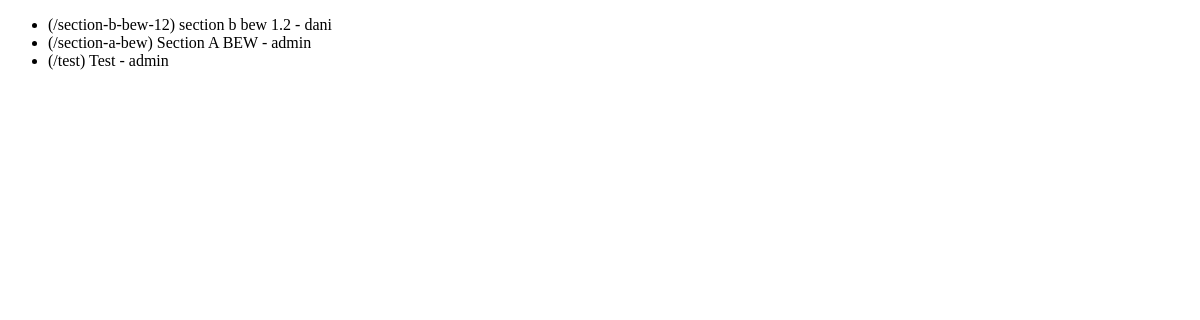
Page /wiki//pages on the earlier database version.
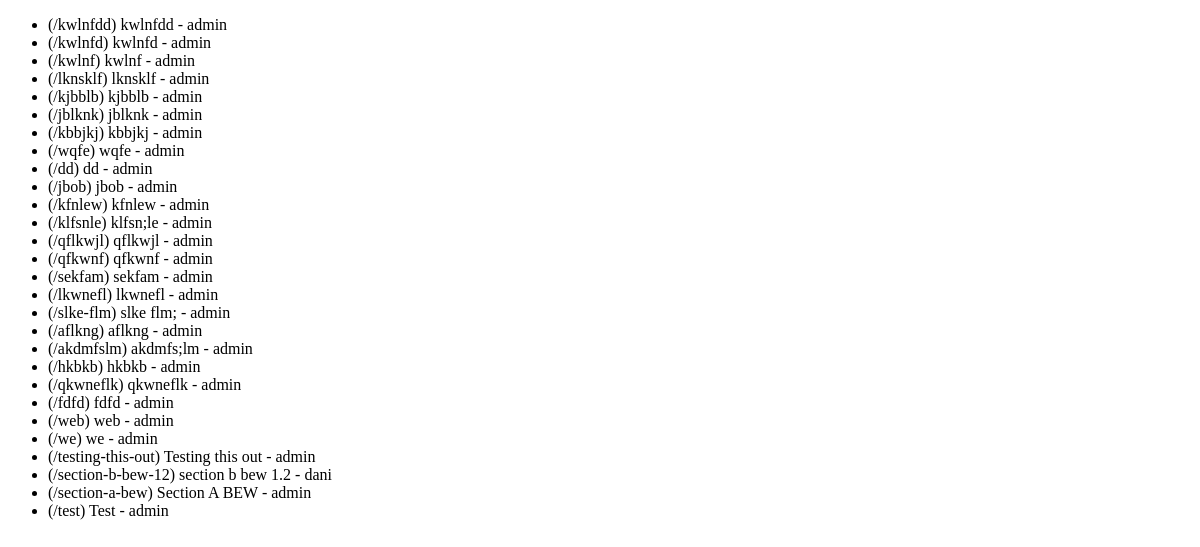
Same page on the later database version.
### wiki/models.py (models this page shows, shortened)
class Page(models.Model):
    title = models.CharField(max_length=settings.WIKI_PAGE_TITLE_MAX_LENGTH, unique=True,
                             help_text="Title of your page.")
    author = models.ForeignKey(User, on_delete=models.PROTECT,
                               help_text="The user that posted this article.")
    slug = models.CharField(max_length=settings.WIKI_PAGE_TITLE_MAX_LENGTH, blank=True,
                            help_text="Unique URL path to access this page. Generated by the system.")
    email = models.EmailField(max_length=settings.WIKI_PAGE_TITLE_MAX_LENGTH, default="email@web.com",
                            help_text="Email")
    content = models.TextField(
        help_text="Write the content of your page here.")
    created = models.DateTimeField(auto_now_add=True,
                                   help_text="The date and time this page was created. Automatically generated when the model saves.")
    modified = models.DateTimeField(auto_now=True,
                                    help_text="The date and time this page was updated. Automatically generated when the model updates.")

### wiki/views.py (the view)
# urls.py: path('/pages', PageList.as_view(), name='wiki-list-page'),
class PageList(ListView):
    model = Page
    def get(self, request):
        latest_page_list = Page.objects.order_by('-created')
        context = {'latest_page_list': latest_page_list}
        return render(request, 'wiki/list.html', context)
        """ Returns a list of wiki pages. """

### wiki/templates/wiki/list.html (shortened to what this page needs)
<!DOCTYPE html>
<html lang="en">
<head>
</head>
<body>
<ul>
{% for page in latest_page_list %}
    <li>(/{{ page.slug }}) {{ page.title}} - {{ page.author }}</li>
{% empty %}
    <li>No articles yet.</li>
{% endfor %}
</ul>
</body>
</html>

Differences in the rows shown:
added Page: slug "kwlnfdd", title "kwlnfdd", author "admin"
added Page: slug "kwlnfd", title "kwlnfd", author "admin"
added Page: slug "kwlnf", title "kwlnf", author "admin"
added Page: slug "lknsklf", title "lknsklf", author "admin"
added Page: slug "kjbblb", title "kjbblb", author "admin"
added Page: slug "jblknk", title "jblknk", author "admin"
added Page: slug "kbbjkj", title "kbbjkj", author "admin"
added Page: slug "wqfe", title "wqfe", author "admin"
added Page: slug "dd", title "dd", author "admin"
added Page: slug "jbob", title "jbob", author "admin"
added Page: slug "kfnlew", title "kfnlew", author "admin"
added Page: slug "klfsnle", title "klfsn;le", author "admin"
added Page: slug "qflkwjl", title "qflkwjl", author "admin"
added Page: slug "qfkwnf", title "qfkwnf", author "admin"
added Page: slug "sekfam", title "sekfam", author "admin"
added Page: slug "lkwnefl", title "lkwnefl", author "admin"
added Page: slug "slke-flm", title "slke flm;", author "admin"
added Page: slug "aflkng", title "aflkng", author "admin"
added Page: slug "akdmfslm", title "akdmfs;lm", author "admin"
added Page: slug "hkbkb", title "hkbkb", author "admin"
added Page: slug "qkwneflk", title "qkwneflk", author "admin"
added Page: slug "fdfd", title "fdfd", author "admin"
added Page: slug "web", title "web", author "admin"
added Page: slug "we", title "we", author "admin"
added Page: slug "testing-this-out", title "Testing this out", author "admin"
